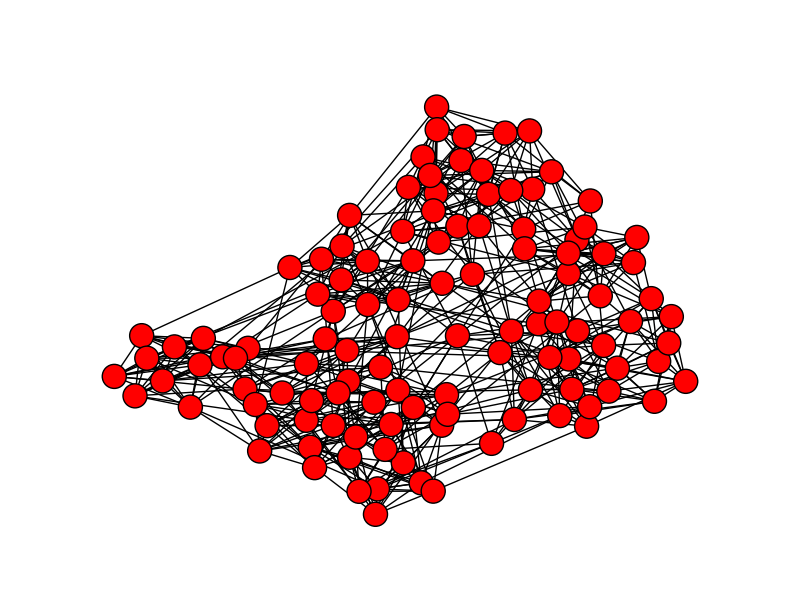

Write Python code to recreate this figure.
#!/usr/bin/env python
"""
Load football network in GML format and compute some network statistcs.

Shows how to download GML graph in a zipped file, unpack it, and load
into a NetworkX graph.

Requires Internet connection to download the URL
http://www-personal.umich.edu/~mejn/netdata/football.zip

"""
__author__ = """Aric Hagberg ([email redacted])"""
#    Copyright (C) 2007 by 
#    Aric Hagberg <[email redacted]>
#    Dan Schult <[email redacted]>
#    Pieter Swart <[email redacted]>
#    All rights reserved.
#    BSD license.

try:
    import pyparsing
except ImportError as e:
    raise ImportError(str(e)+". Check http://pyparsing.wikispaces.com/")
    
from networkx import *
import matplotlib.pyplot as plt

url="http://www-personal.umich.edu/~mejn/netdata/football.zip"

try: # Python 3.x
    import urllib.request as urllib
except ImportError: # Python 2.x
    import urllib
import io
import zipfile

sock = urllib.urlopen(url)  # open URL
s=io.BytesIO(sock.read()) # read into BytesIO "file"
sock.close()

zf = zipfile.ZipFile(s) # zipfile object
txt=zf.read('football.txt').decode() # read info file
gml=zf.read('football.gml').decode() # read gml data
# throw away bogus first line with # from mejn files
gml=gml.split('\n')[1:]
G=parse_gml(gml) # parse gml data

print(txt)
# print degree for each team - number of games
for n,d in G.degree_iter():
    print('%s %d' % (n, d))

nx.draw(G)
plt.savefig("football.png")
plt.show()